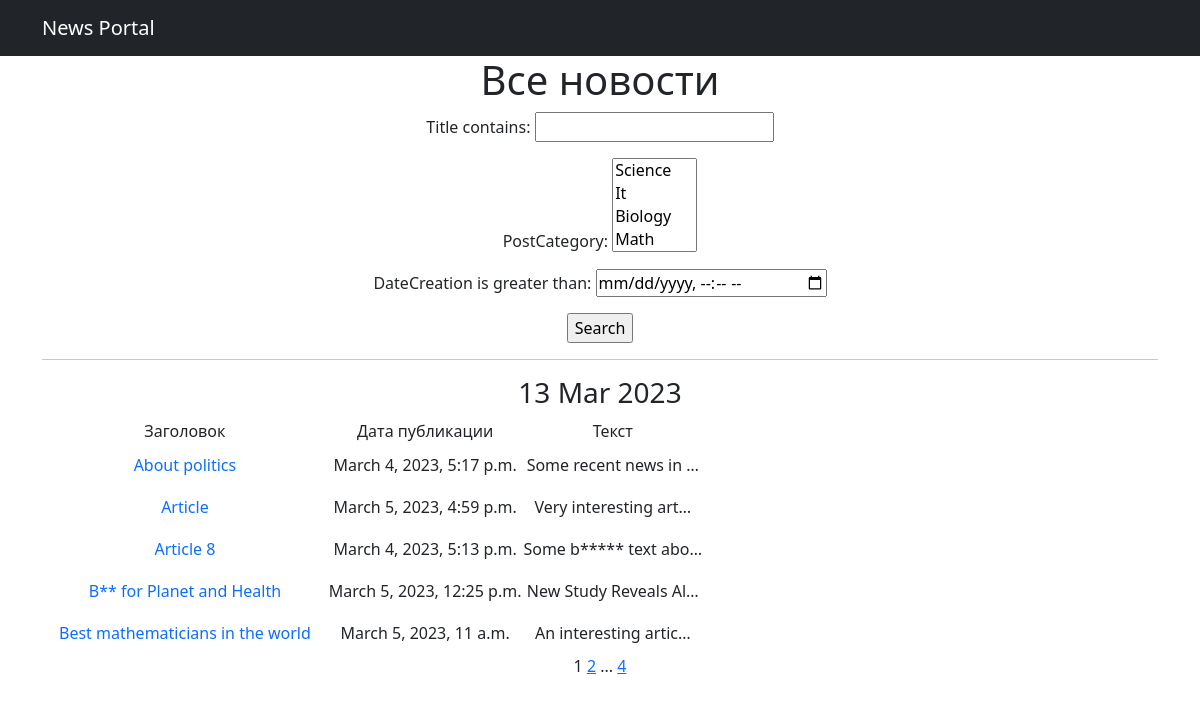
/posts/search/, run on the app's committed database.
### news/models.py (models this page shows, shortened)
class Post(models.Model):
    author = models.ForeignKey(Author, on_delete=models.CASCADE)
    NEWS = 'NW'
    ARTICLE = 'AR'
    CATEGORY_CHOICES = (
        (NEWS, 'Новость'),
        (ARTICLE, 'Статья'),
    )
    categoryType = models.CharField(max_length=2, choices=CATEGORY_CHOICES, default=ARTICLE)
    dateCreation = models.DateTimeField(auto_now_add=True)
    postCategory = models.ManyToManyField(Category, through='PostCategory')
    title = models.CharField(max_length=128)
    text = models.TextField()
    rating = models.SmallIntegerField(default=0)

### news/views.py (the view)
# urls.py: path('search/', PostSearch.as_view(), name='post_search'),
class PostSearch(ListView):
    model = Post
    ordering = 'title'
    template_name = 'search.html'
    context_object_name = 'posts'
    paginate_by = 5
    def get_queryset(self):
        queryset = super().get_queryset()
        self.filterset = PostFilter(self.request.GET, queryset)
        return self.filterset.qs
    def get_context_data(self, **kwargs):
        context = super().get_context_data(**kwargs)
        context['filterset'] = self.filterset
        context['time_now'] = datetime.utcnow()
        return context

### news/models.py (called while the page is built)
    def __str__(self):
        return self.name.title()

### news/templatetags/custom_filters.py (called while the page is built)
@register.filter()
def censor(text):
    stop_words = ('bad', 'boring')
    for word in text.split():
        if word.lower() in stop_words:
            text = text.replace(word, f"{word[0]}{'*' * (len(word) - 1)}")
    return text

### templates/search.html (shortened to what this page needs)
{% extends 'flatpages/default.html' %}
{% load custom_filters %}
{% block content %}
   <h1>Все новости </h1>
   <form action=""  method="get">
       {{ filterset.form.as_p }}
       <input type="submit" value="Search">
   </form>
   <hr>
   <h3>{{ time_now|date:'d M Y' }}</h3>
   {% if posts %}
       <table>
           <tr>
               <td>Заголовок</td>
               <td>Дата публикации</td>
               <td>Текст</td>
           </tr>
           {% for post in posts %}
           <tr>
               <td><a class="nav-link" href="{% url 'post_detail' post.id %}">{{ post.title|censor }}</a></td>
               <td>{{ post.dateCreation }}</td>
               <td>{{ post.text|censor|truncatechars:21 }}</td>
           </tr>
           {% endfor %}
       </table>
   {% else %}
       <h2>По выбранным критериям постов нет!</h2>
   {% endif %}
   {{ page_obj.number }}
   {% if page_obj.has_next %}
       <a href="?page={{ page_obj.next_page_number }}">{{ page_obj.next_page_number }}</a>
       {% if paginator.num_pages != page_obj.next_page_number %}
           ...
           <a href="?page={{ page_obj.paginator.num_pages }}">{{ page_obj.paginator.num_pages }}</a>
       {% endif %}
   {% endif %}
{% endblock content %}

### data on the page
Post: title|censor "About politics", dateCreation "March 4, 2023, 5:17 p.m.", text|censor "Some recent news in …"
Post: title|censor "Article", dateCreation "March 5, 2023, 4:59 p.m.", text|censor "Very interesting art…"
Post: title|censor "Article 8", dateCreation "March 4, 2023, 5:13 p.m.", text|censor "Some b***** text abo…"
Post: title|censor "B** for Planet and Health", dateCreation "March 5, 2023, 12:25 p.m.", text|censor "New Study Reveals Al…"
Post: title|censor "Best mathematicians in the world", dateCreation "March 5, 2023, 11 a.m.", text|censor "An interesting artic…"

### other printed values
{{ time_now|date:'d M Y' }} "13 Mar 2023"
{{ page_obj.number }} "1"
{{ page_obj.next_page_number }} "2"
{{ page_obj.paginator.num_pages }} "4"
